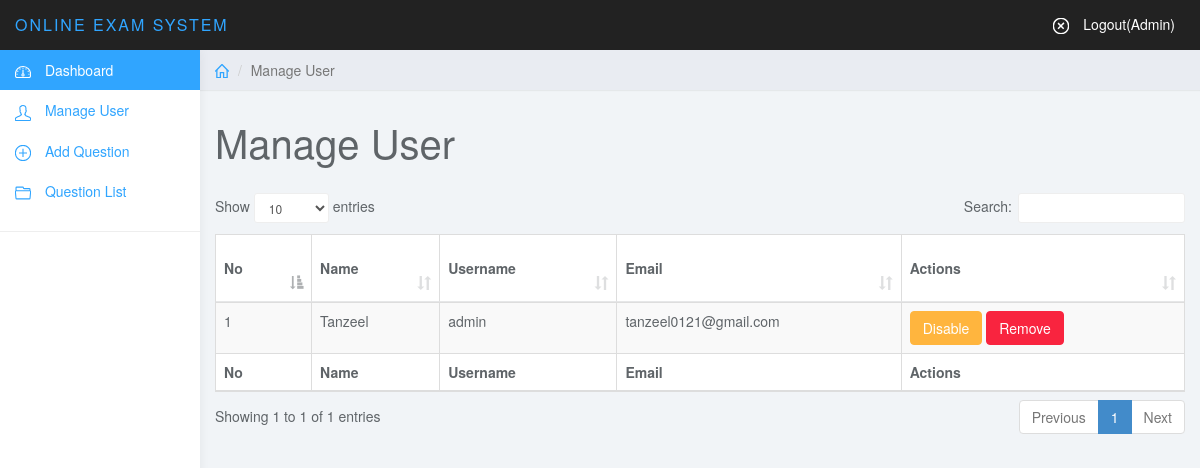
The app's page /admin/users.php (signed in) with its own data.
### tables this page shows
CREATE TABLE `tbl_users` (
  `userId` int(11) NOT NULL,
  `name` varchar(50) NOT NULL,
  `username` varchar(30) NOT NULL,
  `email` varchar(255) NOT NULL,
  `password` varchar(32) NOT NULL,
  `status` int(11) NOT NULL DEFAULT '0'
);

### lib/Database.php (called while the page is built, shortened)
<?php
Class Database{
	public $host   = DB_HOST;
	public $user   = DB_USER;
	public $pass   = DB_PASS;
	public $dbname = DB_NAME;
	public $link;
	private function connectDB(){
	$this->link = new mysqli($this->host, $this->user, $this->pass, $this->dbname);
 }
	public function select($query){
		$result = $this->link->query($query) or die($this->link->error.__LINE__);
		if($result->num_rows > 0){
			return $result;
		} else {
			return false;
		}
	}
}

### classess/User.php (called while the page is built, shortened)
<?php
    $filepath = realpath(dirname(__FILE__));
	include_once ($filepath.'/../lib/Database.php');
	class User{
		private $db;
		public function __construct() {
			$this->db = new Database();
		}
		public function getAllUser() {
			$query  = "SELECT * FROM tbl_users ORDER BY userId DESC";
			$result = $this->db->select($query);
			return $result;
		}
	}
 ?>

### admin/users.php (the view, shortened to what this page needs)
<?php
    $filepath = realpath(dirname(__FILE__));
	include_once ($filepath.'/inc/header.php');
	include_once ($filepath.'/../classess/User.php');
	$user = new User();
?>
	<div class="col-sm-9 col-sm-offset-3 col-lg-10 col-lg-offset-2 main">
		<div class="row">
			<ol class="breadcrumb">
				<li><a href="index.php"><svg class="glyph stroked home"><use xlink:href="#stroked-home"></use></svg></a></li>
				<li class="active">Manage User</li>
			</ol>
		</div>
		<div class="row">
			<div class="col-lg-12">
				<h1 class="page-header">Manage User</h1>
			</div>
		</div>
		<div class="row">
			<div class="col-lg-12">
				<table class="table table-striped table-bordered" id="mydata">
			<thead>
				<tr>
					<th>No</th>
					<th>Name</th>
					<th>Username</th>
					<th>Email</th>
					<th>Actions</th>
				</tr>
			</thead>
			<tfoot>
				<tr>
					<th>No</th>
					<th>Name</th>
					<th>Username</th>
					<th>Email</th>
					<th>Actions</th>
				</tr>
			</tfoot>
			<?php
				$userData = $user->getAllUser();
				if ($userData) {
					$i = 0;
					while ($result = $userData->fetch_assoc()) {
						$i++;
			 ?>
			 <tbody>
			<tr>
				<td><?php echo $i; ?></td>
				<td><?php echo $result['name']; ?></td>
				<td><?php echo $result['username']; ?></td>
				<td><?php echo $result['email']; ?></td>
				<td>
					<?php if ($result['status'] == '0') { ?>
					<a onclick="return confirm('Are you sure to disable?');" href="?dis=<?php echo $result['userId']; ?>"><button class="btn btn-warning">Disable</button></a>
					<?php } else { ?>
					<a onclick="return confirm('Are you sure to enable?');" href="?ena=<?php echo $result['userId']; ?>"><button class="btn btn-success">Enable</button></a>
					<?php } ?>
					<a onclick="return confirm('Are you sure to remove?');" href="?del=<?php echo $result['userId']; ?>"><button class="btn btn-danger">Remove</button></a>
				</td>
			</tr>
			<?php } } ?>
				</table>
			</div>
		</div>
<?php include 'inc/footer.php'; ?>

### admin/css/styles.css (style rules this page uses)
body { background: #f1f4f7; padding-top: 50px; color: #5f6468; }
a, a:hover, a:focus { color: #30a5ff; }
h1, h2, h3, h4, h5, h6 { color: #5f6468; }
h1 { font-weight: 300; font-size: 40px; }
.btn-warning, .btn-warning:hover, .btn-warning:focus, .btn-warning:active, .btn-warning.active, .open > .dropdown-toggle.btn-warning, .btn-warning.disabled, .btn-warning[disabled], fieldset[disabled] .btn-warning, .btn-warning.disabled:hover, .btn-warning[disabled]:hover, fieldset[disabled] .btn-warning:hover, .btn-warning.disabled:focus, .btn-warning[disabled]:focus, fieldset[disabled] .btn-warning:focus, .btn-warning.disabled:active, .btn-warning[disabled]:active, fieldset[disabled] .btn-warning:active, .btn-warning.disabled.active, .btn-warning[disabled].active, fieldset[disabled] .btn-warning.active { background-color: #ffb53e; border-color: #ffb53e; }
.btn-danger, .btn-danger:hover, .btn-danger:focus, .btn-danger:active, .btn-danger.active, .open > .dropdown-toggle.btn-danger, .btn-danger.disabled, .btn-danger[disabled], fieldset[disabled] .btn-danger, .btn-danger.disabled:hover, .btn-danger[disabled]:hover, fieldset[disabled] .btn-danger:hover, .btn-danger.disabled:focus, .btn-danger[disabled]:focus, fieldset[disabled] .btn-danger:focus, .btn-danger.disabled:active, .btn-danger[disabled]:active, fieldset[disabled] .btn-danger:active, .btn-danger.disabled.active, .btn-danger[disabled].active, fieldset[disabled] .btn-danger.active { background-color: #f9243f; border-color: #f9243f; }
.breadcrumb { border-radius: 0; padding: 10px 15px; background: #e9ecf2; box-shadow: 0 1px 1px rgba(0, 0, 0, .05); margin: 0 ; }
h1.page-header { margin-top: 30px; border-bottom: 0; }
.table { background: #fff; }
.table>thead>tr>th { border-bottom: 1px solid #e6e7e8; vertical-align: middle; height: 50px; }
.breadcrumb .glyph { height: 14px; width: 14px; margin: -2px 0 0 0; stroke-width: 4px; }

### records on screen
tbl_users: name "Tanzeel", username "admin", email "tanzeel0121@gmail.com"
